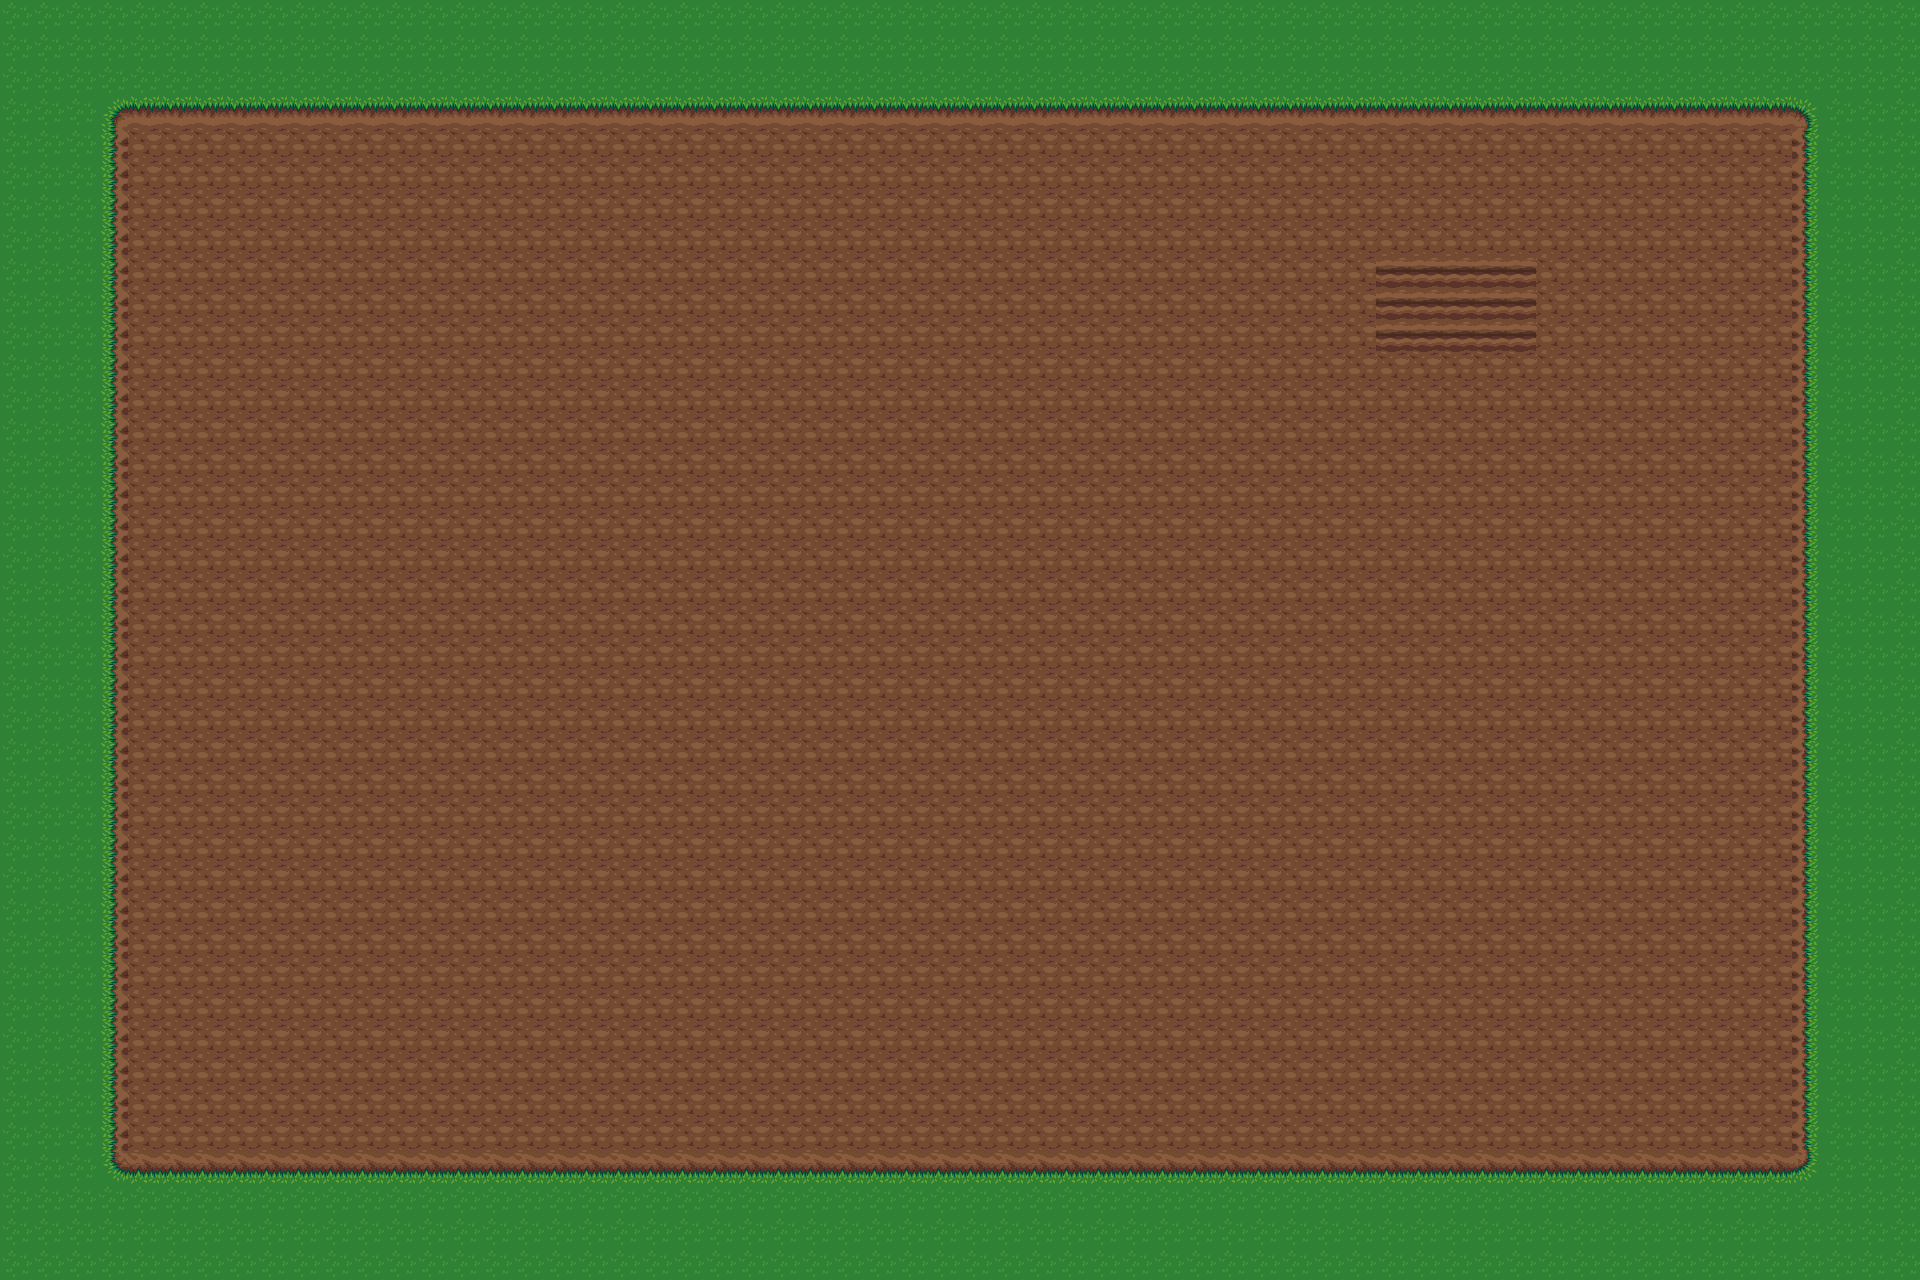

Below is a game level as drawn by its tile map, then a one-line description and the .tmx that defines it (tile-layer data replaced by summaries):
An orthogonal 60x40 tile map with 32x32 px tiles, 2 tile layers (Background, Foreground), 1 hidden layer not drawn, 4 tilesets and 4 objects (2x applePlant, mainPlayer, George).

<map version="1.0" orientation="orthogonal" width="60" height="40" tilewidth="32" tileheight="32" backgroundcolor="#55aaff">
 <tileset firstgid="1" name="plowed_soil" tilewidth="32" tileheight="32">
  <image source="../img/tilesets/landscape/plowed_soil.png" width="96" height="192" />
 </tileset>
 <tileset firstgid="19" name="grass" tilewidth="32" tileheight="32">
  <image source="../img/tilesets/landscape/grass.png" width="96" height="192" />
 </tileset>
 <tileset firstgid="37" name="metatiles32x32" tilewidth="32" tileheight="32">
  <image source="../img/metatiles32x32.png" width="160" height="32" />
  <tile id="0">
   <properties>
    <property name="type" value="solid" />
   </properties>
  </tile>
 </tileset>
 <tileset firstgid="42" name="plants" tilewidth="32" tileheight="64">
  <image source="../img/plants.png" width="288" height="384" />
 </tileset>
 <layer name="Background" width="60" height="40">
  <data>[2400 cells, 2400 non-empty, 11 distinct tile ids]</data>
 </layer>
 <objectgroup color="#005500" name="Entities" width="60" height="40">
  <object name="mainPlayer" x="988" y="349" width="32" height="32" />
  <object name="George" x="880" y="536" width="32" height="31" />
  <object name="applePlant" x="1376" y="288" width="32" height="32" />
  <object name="applePlant" x="1377" y="221" width="32" height="32" />
 </objectgroup>
 <layer name="Foreground" width="60" height="40">
  <data>[2400 cells, 0 non-empty, 0 distinct tile ids]</data>
 </layer>
 <layer name="collision" width="60" height="40" visible="0">
  <data>[2400 cells, 70 non-empty, 1 distinct tile ids]</data>
 </layer>
</map>
